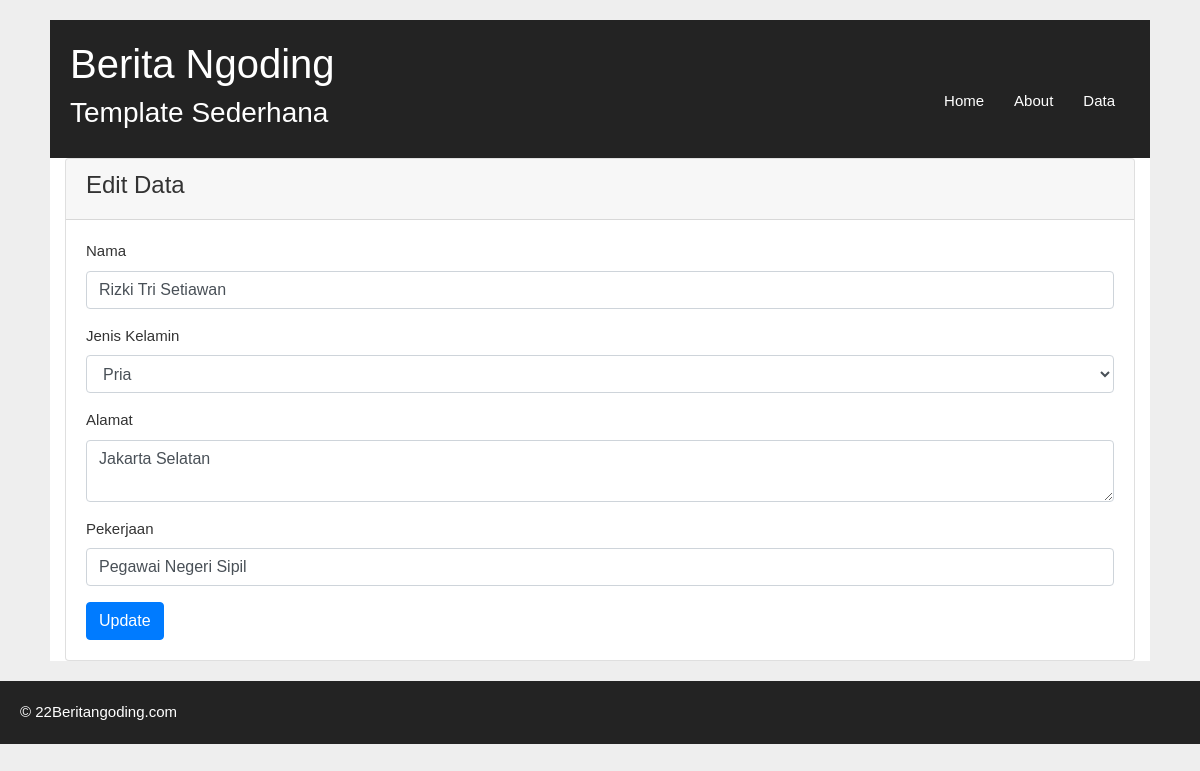
The app's page /web/edit/4 with its own data.
### tables this page shows
CREATE TABLE `biodata` (
  `id` int(11) NOT NULL,
  `nama` varchar(50) DEFAULT NULL,
  `jenis_kelamin` varchar(10) DEFAULT NULL,
  `alamat` text DEFAULT NULL,
  `pekerjaan` varchar(50) DEFAULT NULL
);

### application/controllers/Web.php (called while the page is built, shortened)
<?php
class Web extends CI_Controller{
    function __construct()
    {
        $this->load->helper('url');
        $this->load->model('m_data');
        $this->load->library('form_validation');
    }
    function edit($id){
        $data=array(
            'judul'=>"Edit Data",
        );
		$data['biodata'] = $this->m_data->getById($id);
		$this->load->view('v_header');
		$this->load->view('v_edit',$data);
		$this->load->view('v_footer');
	}
}

### index.php (called while the page is built, shortened)
<?php
require_once BASEPATH.'core/CodeIgniter.php';

### application/models/m_data.php (called while the page is built, shortened)
<?php
class M_data extends CI_Model
{
    private $table='biodata';
    public function getbyID($id){
        return $this->db->get_where($this->table,["id"=>$id])->row();
    }
}

### application/views/v_edit.php (the view, shortened to what this page needs)
<main role="main" class="container">
    <div class="card">
        <div class="card-header"><h4><?php echo $judul?></h4></div>
			<div class="card-body">
			<form method="post" action="<?php echo base_url(); ?>web/update">
				<div class="form-group">
					<label for="nama">Nama</label>
					<input type="text" value="<?php echo $biodata->nama; ?>" class="form-control" id="nama" name="nama">
				</div>
				<div class="form-group">
					<label for="jenis_kelamin">Jenis Kelamin</label>
					<select name="jenis_kelamin" id="jenis_kelamin" class="form-control">
						<option value="pria" <?php echo ($biodata->jenis_kelamin ? 'pria' : 'selected' ); ?> >Pria</option>
					</select>
				</div>
				<div class="form-group">
					<label for="alamat">Alamat</label>
					<textarea class="form-control" name="alamat" id="alamat"><?php echo $biodata->alamat; ?></textarea>
				</div>
                <div class="form-group">
                <label for="pekerjaan">Pekerjaan</label>
					<input type="text" value="<?php echo $biodata->pekerjaan; ?>" class="form-control" id="pekerjaan" name="pekerjaan">
				</div>
				<button type="submit" class="btn btn-primary">Update</button>
			</form>
			</div>
		</div>

### assets/css/style.css (style rules this page uses)
body { background: #eee; color: #333; font-family: sans-serif; font-size:15px; }

### records on screen
biodata: nama "Rizki Tri Setiawan", alamat "Jakarta Selatan", pekerjaan "Pegawai Negeri Sipil"

### other values on screen
$judul "Edit Data"
Date('y') "22"
